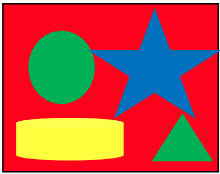
#> input picture img/RGB.png, 220 x 174 px
$ python green.py
#> lines starting #> are read from the running program, lines starting #| are printed output that depends on the picture; after the words box and inside, x2 and y2 are one past the last pixel; in counts of white or black regions, pixels touching at a corner belong together
#!/bin/env python
import cv2
import numpy as np

# Get file
def getImage(img):
#> called with img = '../img/RGB.png'
    return cv2.imread(img)
#> returned value is the input picture: shape (174, 220, 3); mean B, G, R 69.1, 77.4, 180

# Take Red
def green(inputImg):
    while(1):
        img = getImage(inputImg)
        hMin = 0
        sMin = 255
        vMin = 0

        hMax = 100
        sMax = 255
        vMax = 255
        # Boundaries
        lower = np.array([hMin,sMin,vMin])
        upper = np.array([hMax,sMax,vMax])

        # Convert to HSV

        hsv = cv2.cvtColor(img,cv2.COLOR_BGR2HSV)
#> hsv: shape (174, 220, 3); mean H, S, V 124.8, 230.5, 227.3
        mask = cv2.inRange(hsv,lower,upper)
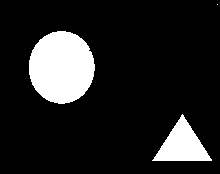
#> mask: shape (174, 220); 13.6% white; 3 white regions (1 under 20 px), largest, box (x1, y1, x2, y2) and area: (29, 31, 95, 104) 3760, (152, 114, 212, 161) 1426
        result = cv2.bitwise_and(img,img,mask=mask)
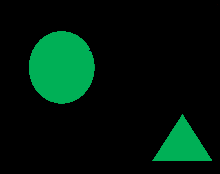
#> result: shape (174, 220, 3); mean B, G, R 11.6, 23.8, 0

        # Display
        cv2.imshow('Original',img)
        cv2.imshow('Result',result)
        if cv2.waitKey(10) & 0xFF == ord('q'):
#> (key q is pressed here)
            break

    cv2.destroyAllWindows()


if __name__ == "__main__":
    green('../img/RGB.png')
